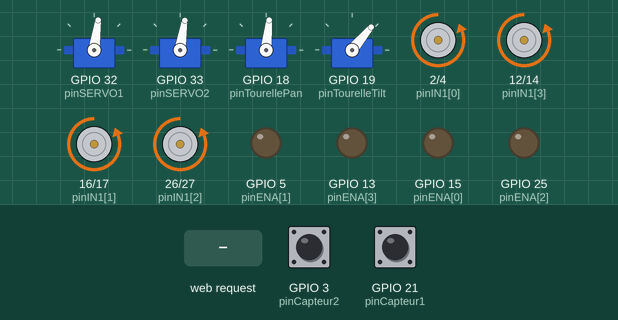
Simulated run of this program. Board: ESP32. Parts: 4 × servo, motor-driver pin pairs drawn as motors (green arrow = first pin HIGH = forward, orange = second pin HIGH = backward, longer = more drive), output pins drawn as LEDs (lit = HIGH). The inputs (shaded band) are chosen by the test bench; at power-on: GPIO 3 (pinCapteur2) HIGH, GPIO 21 (pinCapteur1) HIGH.

Above: at 1.2 s.
1.3 s: HTTP request GET /action?a=120&s=120&p=120 received
At 1.45 s:
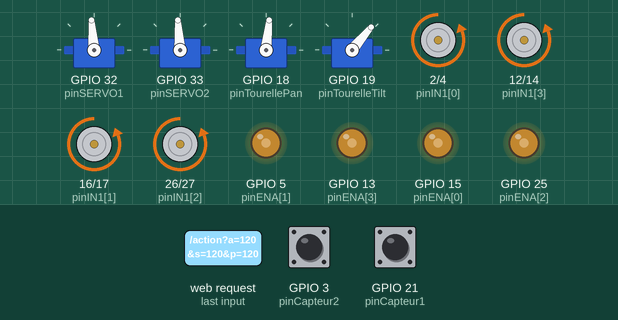
At 2.5 s:
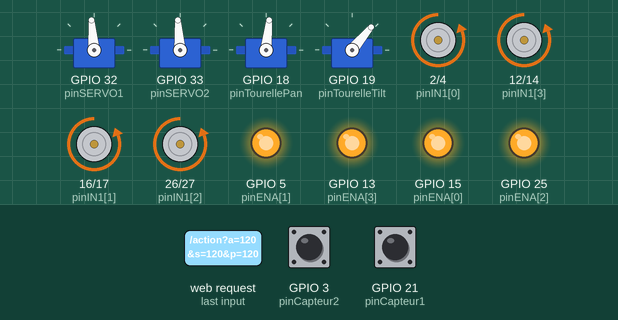
Timing chart, 0 to 4.6 s (numbered marks = the images above; inputs shaded):
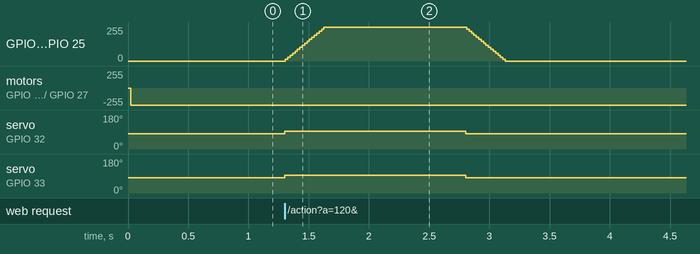

Measured:
- after the input at 1.3 s, GPIO 5 (pinENA[1]), GPIO 13 (pinENA[3]), GPIO 15 (pinENA[0]), GPIO 25 (pinENA[2]): rises from 0/255 to 255/255 in 0.32 s, then falls to 0/255 in 1.5 s; servo on GPIO 32 (pinSERVO1): 82° → 95° at once, → 82° 1.5 s later; servo on GPIO 33 (pinSERVO2): 81° → 94° at once, → 81° 1.5 s later

The program:

main.cpp
```cpp
#include <Arduino.h>
#include <WiFi.h>
#include <WebServer.h>
#include <DNSServer.h>
#include <ESP32Servo.h>

/* ================= CONFIGURATION MATERIELLE ================= */

// --- Servomoteurs Direction ---
Servo servo1;
Servo servo2;
const int pinSERVO1 = 32;
const int pinSERVO2 = 33;
int currentAngleS1 = 82;
int currentAngleS2 = 81;

// --- Servomoteurs Tourelle ---
Servo servoTourellePan;
Servo servoTourelleTilt;
const int pinTourellePan = 18;
const int pinTourelleTilt = 19;

// --- Moteurs Dagu 1 à 4 ---
const int pinENA[4] = {15, 5, 25, 13};
const int pinIN1[4] = {2, 16, 26, 12};
const int pinIN2[4] = {4, 17, 27, 14};

// --- Capteurs de Vitesse ---
const int pinCapteur1 = 21;
const int pinCapteur2 = 3;
const float TICKS_PER_REV = 10.0;
const float WHEEL_CIRCUMFERENCE_M = 9;

// Variables pour le calcul de vitesse
long countCapteur1 = 0;
long countCapteur2 = 0;
unsigned long lastTimeSpeedMeasured = 0;
float rpmCapteur1 = 0.0, rpmCapteur2 = 0.0;

// Anti-rebond
bool lastStateCapteur1 = HIGH;
bool lastStateCapteur2 = HIGH;
unsigned long lastDebounceTime1 = 0;
unsigned long lastDebounceTime2 = 0;
const unsigned long DEBOUNCE_DELAY = 2;

/* ================= VARIABLES GLOBALES ================= */
// Tourelle
float currentPan = 84.0, currentTilt = 50.0;
int speedPan = 0, speedTilt = 0;
unsigned long lastTurretUpdate = 0;

// Véhicule
bool isTankTurning = false;
int targetSpeed[4]  = {0, 0, 0, 0};
int currentSpeed[4] = {0, 0, 0, 0};
unsigned long lastMotorUpdate = 0;
const int ACCEL_STEP = 15;

// --- GESTION DE L'ENERGIE ---
unsigned long lastMessageTime = 0;
bool turretServosAttached = true;
const unsigned long SERVO_TIMEOUT = 2000;
const unsigned long SAFETY_TIMEOUT = 1500;

/* ================= CONFIGURATION WIFI ================= */
const char* ssid = "MPW_Controller";
const byte DNS_PORT = 53;
IPAddress apIP(192, 168, 4, 1);
IPAddress netMsk(255, 255, 255, 0);

WebServer server(80);
DNSServer dnsServer;

/* ================= FONCTIONS ENERGIE ================= */

void checkSafetyAndPower() {
  unsigned long now = millis();

  // Watchdog
  if (now - lastMessageTime > SAFETY_TIMEOUT) {
    if (!isTankTurning) {
      targetSpeed[0] = targetSpeed[1] = targetSpeed[2] = targetSpeed[3] = 0;
      currentAngleS1 = 82;
      currentAngleS2 = 81;
      servo1.write(currentAngleS1);
      servo2.write(currentAngleS2);
    }
  }

  // ENERGIE : Mise en veille de la TOURELLE
  if (now - lastMessageTime > SERVO_TIMEOUT) {
    if (turretServosAttached) {
      servoTourellePan.detach();
      servoTourelleTilt.detach();
      turretServosAttached = false;
    }
  } else {
    if (!turretServosAttached) {
      servoTourellePan.attach(pinTourellePan, 500, 2400);
      servoTourelleTilt.attach(pinTourelleTilt, 500, 2400);
      turretServosAttached = true;
      servoTourellePan.write((int)currentPan);
      servoTourelleTilt.write((int)currentTilt);
    }
  }
}

/* ================= FONCTIONS PILOTAGE ================= */
void setMotor(int index, int speed) {
  // Ecriture vitesse et sens de rotation
  bool forward = (speed >= 0);
  digitalWrite(pinIN1[index], forward ? LOW : HIGH);
  digitalWrite(pinIN2[index], forward ? HIGH : LOW);
  analogWrite(pinENA[index], abs(speed));
}

void piloterSysteme(int angleJoy, int forceJoy) {
  // Interpretation joystick gauche (vitesse et angle)
  if (isTankTurning) return;

  float ratio = abs(forceJoy) / 100.0;
  int pwm = (int)(ratio * ratio * 255);
  if (pwm < 10) pwm = 0;
  if (forceJoy < 0) pwm = -pwm;

  targetSpeed[0] = targetSpeed[1] = targetSpeed[2] = targetSpeed[3] = constrain(pwm, -255, 255);

  int angleServoOffset = map(angleJoy, -90, 90, 10, -10);

  currentAngleS1 = 82 - angleServoOffset;
  currentAngleS2 = 81 - angleServoOffset;

  servo1.write(currentAngleS1);
  servo2.write(currentAngleS2);
}

/* ================= MISE A JOUR ================= */
void updateTurret() {
  if (!isTankTurning && (millis() - lastTurretUpdate >= 20)) {
    if (speedPan != 0 || speedTilt != 0) {
      currentPan = constrain(currentPan - (speedPan * 0.015), 0, 180);
      currentTilt = constrain(currentTilt + (speedTilt * 0.015), 20, 60);

      if (turretServosAttached) {
        servoTourellePan.write((int)currentPan);
        servoTourelleTilt.write((int)currentTilt);
      }
    }
    lastTurretUpdate = millis();
  }
}

void updateMotors() {
  if (millis() - lastMotorUpdate >= 20) {
    for (int i = 0; i < 4; i++) {
      if (currentSpeed[i] < targetSpeed[i]) {
        currentSpeed[i] = min(currentSpeed[i] + ACCEL_STEP, targetSpeed[i]);
      } else if (currentSpeed[i] > targetSpeed[i]) {
        currentSpeed[i] = max(currentSpeed[i] - ACCEL_STEP, targetSpeed[i]);
      }
      setMotor(i, currentSpeed[i]);
    }
    lastMotorUpdate = millis();
  }
}

/* ================= PAGE WEB (HTML/JS) ================= */
void handleRoot() {
  String page = R"rawliteral(
<!DOCTYPE html>
<html>
<head>
<meta name="viewport" content="width=device-width, initial-scale=1, maximum-scale=1, user-scalable=no">
<title>Warthog Controller</title>
<style>
  body { margin: 0; padding: 0; height: 100vh; background: radial-gradient(circle at center, #1a2a33, #000); overflow: hidden; display: flex; flex-direction: column; align-items: center; justify-content: center; font-family: Arial, sans-serif; user-select: none; touch-action: none; }
  h2 { color: #00ffe1; letter-spacing: 2px; margin-bottom: 2px; font-size: 16px; text-align: center;}

  #telemetry-container { display: flex; flex-direction: column; align-items: center; gap: 5px; margin-bottom: 10px; }
  .telemetry-row { display: flex; gap: 15px; background: rgba(0,0,0,0.6); padding: 5px 15px; border-radius: 8px; border: 1px solid #ffcc00; box-shadow: 0 0 10px rgba(255,204,0,0.15); }
  .telemetry-item { color: #ffcc00; font-family: monospace; font-size: 14px; font-weight: bold; text-align: center; }
  .telemetry-label { font-size: 9px; color: #aaa; margin-bottom: 2px; letter-spacing: 1px;}
  .telemetry-val { font-size: 18px; text-shadow: 0 0 5px #ffcc00; }

  .telemetry-row.angles { border-color: #00ffe1; box-shadow: 0 0 10px rgba(0,255,225,0.15); }
  .telemetry-row.angles .telemetry-item { color: #00ffe1; }
  .telemetry-row.angles .telemetry-val { text-shadow: 0 0 5px #00ffe1; font-size: 16px;}

  #joysticks-wrapper { display: flex; width: 100%; max-width: 700px; justify-content: space-evenly; align-items: center; gap: 5px;}
  .joy-box { display: flex; flex-direction: column; align-items: center; }
  .j-container { width: 130px; height: 130px; background: rgba(255, 255, 255, 0.05); border: 2px solid rgba(0, 255, 225, 0.4); border-radius: 50%; position: relative; box-shadow: 0 0 20px rgba(0, 255, 225, 0.1); display: flex; align-items: center; justify-content: center; touch-action: none;}
  .j-knob { width: 50px; height: 50px; background: linear-gradient(145deg, #0ff, #00b3a4); border-radius: 50%; position: absolute; box-shadow: 0 4px 10px rgba(0,0,0,0.6); cursor: pointer; touch-action: none;}
  .j-knob.turret { background: linear-gradient(145deg, #ff00ff, #a300a3); }
  .data-display { margin-top: 5px; color: #00ffe1; font-family: monospace; font-size: 12px; background: rgba(0,0,0,0.5); padding: 5px; border-radius: 6px; border: 1px solid #00ffe1; min-width: 120px; text-align: center; line-height: 1.2;}
  #btn-tank { background: linear-gradient(145deg, #ff9900, #cc7a00); color: white; padding: 10px; border-radius: 50%; font-weight: bold; font-size: 12px; text-align: center; cursor: pointer; user-select: none; box-shadow: 0 4px 10px rgba(255, 153, 0, 0.4); border: 2px solid #ffcc00; display: flex; align-items: center; justify-content: center; width: 65px; height: 65px; transition: transform 0.1s; touch-action: none;}
  #btn-tank:active { transform: scale(0.90); background: #cc7a00; }

  #rotate-msg { display: none; color: #ff00ff; font-size: 20px; text-align: center; font-weight: bold; padding: 20px;}
  @media screen and (orientation: portrait) { #joysticks-wrapper, h2, #telemetry-container { display: none !important; } #rotate-msg { display: block; } }
</style>
</head>
<body>
  <h2>WARTHOG OS</h2>

  <div id="telemetry-container">
    <div class="telemetry-row">
      <div class="telemetry-item">
        <div class="telemetry-label">VIT. MOY.</div>
        <div class="telemetry-val"><span id="speed">0.00</span> <span style="font-size:10px">cm/s</span></div>
      </div>
    </div>

    <div class="telemetry-row angles">
      <div class="telemetry-item">
        <div class="telemetry-label">DIR G (S1)</div>
        <div class="telemetry-val"><span id="ang-s1">82</span>&deg;</div>
      </div>
      <div class="telemetry-item">
        <div class="telemetry-label">DIR D (S2)</div>
        <div class="telemetry-val"><span id="ang-s2">81</span>&deg;</div>
      </div>
      <div class="telemetry-item">
        <div class="telemetry-label">T. PAN</div>
        <div class="telemetry-val"><span id="ang-pan">90</span>&deg;</div>
      </div>
      <div class="telemetry-item">
        <div class="telemetry-label">T. TILT</div>
        <div class="telemetry-val"><span id="ang-tilt">50</span>&deg;</div>
      </div>
    </div>
  </div>

  <div id="rotate-msg">Veuillez tourner votre téléphone en mode paysage</div>

  <div id="joysticks-wrapper">
    <div class="joy-box">
      <div id="joystick-drive" class="j-container"><div id="knob-drive" class="j-knob"></div></div>
      <div class="data-display">CMD DIR: <span id="val-angle">0</span>&deg;<br>CMD VIT: <span id="val-speed">0</span>%</div>
    </div>
    <div id="btn-tank">G-TURN</div>
    <div class="joy-box">
      <div id="joystick-turret" class="j-container"><div id="knob-turret" class="j-knob turret"></div></div>
      <div class="data-display">PAN: <span id="val-pan">0</span>%<br>TILT: <span id="val-tilt">0</span>%</div>
    </div>
  </div>

<script>
  // Variables globales pour stocker les commandes voulues
  let cmdSteer = 0, cmdSpeed = 0;
  let cmdPan = 0, cmdTilt = 0;

  // Variables pour vérifier si on a besoin d'envoyer (évite le spam)
  let lastSentSteer = -999, lastSentSpeed = -999;
  let lastSentPan = -999, lastSentTilt = -999;

  // Récupération de la télémétrie (ralentie à 800ms pour soulager le réseau)
  setInterval(() => {
    fetch('/telemetry').then(r => r.json()).then(data => {
      document.getElementById('speed').innerText = data.speed_ms.toFixed(2);
      document.getElementById('ang-s1').innerText = data.s1;
      document.getElementById('ang-s2').innerText = data.s2;
      document.getElementById('ang-pan').innerText = data.pan;
      document.getElementById('ang-tilt').innerText = data.tilt;
    }).catch(()=>{});
  }, 800);

  // Boucle d'envoi PRINCIPALE (Tourne toutes les 200ms)
  // C'est le cœur de l'optimisation : on n'envoie les infos que de manière ordonnée.
  setInterval(() => {
    // Envoi de la direction et de la vitesse
    if (cmdSteer !== lastSentSteer || cmdSpeed !== lastSentSpeed || cmdSpeed !== 0) {
      fetch(`/action?a=${cmdSteer}&s=${cmdSpeed}`).catch(()=>{});
      lastSentSteer = cmdSteer;
      lastSentSpeed = cmdSpeed;
    }

    // Envoi de la tourelle
    if (cmdPan !== lastSentPan || cmdTilt !== lastSentTilt || cmdPan !== 0 || cmdTilt !== 0) {
      // Petite astuce : on décale cet envoi de 50ms pour ne pas saturer le serveur
      setTimeout(() => {
        fetch(`/turret?p=${cmdPan}&t=${cmdTilt}`).catch(()=>{});
        lastSentPan = cmdPan;
        lastSentTilt = cmdTilt;
      }, 50);
    }
  }, 200);

  function setupJoystick(containerId, knobId, onMove, onRelease) {
    const container = document.getElementById(containerId), knob = document.getElementById(knobId);
    let isDragging = false, startX, startY;
    const maxRadius = 35;

    const startDrag = (e) => {
      isDragging = true; knob.style.transition = 'none';
      const rect = container.getBoundingClientRect();
      startX = rect.left + rect.width / 2; startY = rect.top + rect.height / 2;
      handleMove(e);
    };

    const moveDrag = (e) => { if (isDragging) { e.preventDefault(); handleMove(e); } };

    const endDrag = () => {
      isDragging = false;
      knob.style.transition = 'transform 0.2s ease-out';
      knob.style.transform = `translate(0px, 0px)`;
      onRelease();
    };

    const handleMove = (e) => {
      const clientX = e.touches ? e.touches[0].clientX : e.clientX;
      const clientY = e.touches ? e.touches[0].clientY : e.clientY;
      let deltaX = clientX - startX, deltaY = clientY - startY;
      const distance = Math.min(maxRadius, Math.hypot(deltaX, deltaY));
      const moveRad = Math.atan2(deltaY, deltaX);
      knob.style.transform = `translate(${Math.cos(moveRad) * distance}px, ${Math.sin(moveRad) * distance}px)`;
      onMove(deltaX / maxRadius, deltaY / maxRadius, distance / maxRadius);
    };

    knob.addEventListener('mousedown', startDrag); knob.addEventListener('touchstart', startDrag);
    window.addEventListener('mousemove', moveDrag); window.addEventListener('touchmove', moveDrag, { passive: false });
    window.addEventListener('mouseup', endDrag); window.addEventListener('touchend', endDrag);
  }

  // Joystick Véhicule (Met uniquement à jour les variables)
  setupJoystick('joystick-drive', 'knob-drive', (nx, ny, nd) => {
    let steering = Math.round(nx * 90);
    if (Math.abs(nx) < 0.25) steering = 0;
    else steering = Math.max(-90, Math.min(90, steering));

    let strength = Math.round(nd * 100);
    if (nd < 0.3) strength = 0;
    if (ny > 0) strength = -strength;

    document.getElementById('val-angle').innerText = steering;
    document.getElementById('val-speed').innerText = strength;

    cmdSteer = steering;
    cmdSpeed = strength;

  }, () => {
    document.getElementById('val-angle').innerText = 0;
    document.getElementById('val-speed').innerText = 0;
    cmdSteer = 0;
    cmdSpeed = 0;
  });

  // Joystick Tourelle (Met uniquement à jour les variables)
  setupJoystick('joystick-turret', 'knob-turret', (nx, ny, nd) => {
    cmdPan = Math.abs(nx) > 0.25 ? Math.round(nx * 100) : 0;
    cmdTilt = Math.abs(ny) > 0.25 ? Math.round(ny * 100) : 0;
    document.getElementById('val-pan').innerText = cmdPan;
    document.getElementById('val-tilt').innerText = -cmdTilt;
  }, () => {
    document.getElementById('val-pan').innerText = 0;
    document.getElementById('val-tilt').innerText = 0;
    cmdPan = 0;
    cmdTilt = 0;
  });

  const btnTank = document.getElementById('btn-tank');
  let tankActive = false;
  const setTankMode = (state, e) => {
    if(e) e.preventDefault();
    if(tankActive === state) return;
    tankActive = state;
    fetch(`/tankturn?state=${state ? 1 : 0}`).catch(()=>{});
  };
  btnTank.addEventListener('mousedown', (e) => setTankMode(true, e));
  btnTank.addEventListener('touchstart', (e) => setTankMode(true, e));
  ['mouseup','mouseleave','touchend','touchcancel'].forEach(evt => btnTank.addEventListener(evt, (e) => setTankMode(false, e)));

</script>
</body>
</html>
)rawliteral";
  server.send(200, "text/html", page);
}

/* ================= SERVEUR / SETUP ================= */
void setupServer() {
  server.on("/", handleRoot);

  server.on("/action", [](){
    lastMessageTime = millis();
    if (server.hasArg("a") && server.hasArg("s")) {
      piloterSysteme(server.arg("a").toInt(), server.arg("s").toInt());
      server.send(200, "text/plain", "OK");
    }
  });

  server.on("/turret", [](){
    lastMessageTime = millis();
    if (server.hasArg("p") && server.hasArg("t")) {
      speedPan = server.arg("p").toInt(); speedTilt = server.arg("t").toInt();
      server.send(200, "text/plain", "OK");
    }
  });

  server.on("/tankturn", [](){
    lastMessageTime = millis();
    if (server.hasArg("state")) {
      isTankTurning = (server.arg("state").toInt() == 1);

      if (isTankTurning) {
        currentAngleS1 = 82; currentAngleS2 = 81;
        servo1.write(82); servo2.write(81);
        targetSpeed[0] = targetSpeed[3] = 200;
        targetSpeed[1] = targetSpeed[2] = -200;
      } else {
        currentAngleS1 = 82; currentAngleS2 = 81;
        servo1.write(82); servo2.write(81);
        targetSpeed[0] = targetSpeed[1] = targetSpeed[2] = targetSpeed[3] = 0;
      }
      server.send(200, "text/plain", "OK");
    }
  });

  server.on("/telemetry", [](){
    // Formule m/s : (RPM / 60) * Circonférence (ici on suppose 0.09 = 9cm de circonférence)
    float avgRPM = (rpmCapteur1 + rpmCapteur2) / 2.0;
    float speed_ms = (avgRPM / 60.0) * WHEEL_CIRCUMFERENCE_M;

    String json = "{";
    json += "\"speed_ms\":" + String(speed_ms, 2) + ",";
    json += "\"s1\":" + String(currentAngleS1) + ",";
    json += "\"s2\":" + String(currentAngleS2) + ",";
    json += "\"pan\":" + String((int)currentPan) + ",";
    json += "\"tilt\":" + String((int)currentTilt);
    json += "}";
    server.send(200, "application/json", json);
  });

  server.onNotFound([]() {
    server.sendHeader("Location", String("http://") + apIP.toString(), true);
    server.send(302, "text/plain", "");
  });
  server.begin();
}

/* ================= SETUP ================= */
void setup() {
  Serial.begin(115200);

  lastMessageTime = millis();

  // Capteurs
  pinMode(pinCapteur1, INPUT_PULLUP);
  pinMode(pinCapteur2, INPUT_PULLUP);

  // Moteurs
  for (int i = 0; i < 4; i++) {
    pinMode(pinENA[i], OUTPUT);
    pinMode(pinIN1[i], OUTPUT);
    pinMode(pinIN2[i], OUTPUT);
  }

  // Servomoteurs initialisations positions
  servo1.setPeriodHertz(50); servo1.attach(pinSERVO1, 500, 2400); servo1.write(currentAngleS1);
  servo2.setPeriodHertz(50); servo2.attach(pinSERVO2, 500, 2400); servo2.write(currentAngleS2);
  servoTourellePan.setPeriodHertz(50); servoTourellePan.attach(pinTourellePan, 500, 2400); servoTourellePan.write((int)currentPan);
  servoTourelleTilt.setPeriodHertz(50); servoTourelleTilt.attach(pinTourelleTilt, 500, 2400); servoTourelleTilt.write((int)currentTilt);

  WiFi.mode(WIFI_AP);
  WiFi.softAPConfig(apIP, apIP, netMsk);
  WiFi.softAP(ssid);
  dnsServer.setErrorReplyCode(DNSReplyCode::NoError);
  dnsServer.start(DNS_PORT, "*", apIP);
  setupServer();
}

/* ================= BOUCLE PRINCIPALE ================= */
void loop() {
  unsigned long now = millis();

  checkSafetyAndPower();

  // Lecture des capteurs avec Anti-Rebond
  bool currentState1 = digitalRead(pinCapteur1);
  if (currentState1 != lastStateCapteur1) {
    if (now - lastDebounceTime1 > DEBOUNCE_DELAY) {
      if (currentState1 == LOW) countCapteur1++;
      lastDebounceTime1 = now;
    }
    lastStateCapteur1 = currentState1;
  }

  bool currentState2 = digitalRead(pinCapteur2);
  if (currentState2 != lastStateCapteur2) {
    if (now - lastDebounceTime2 > DEBOUNCE_DELAY) {
      if (currentState2 == LOW) countCapteur2++;
      lastDebounceTime2 = now;
    }
    lastStateCapteur2 = currentState2;
  }

  // Estimation de la vitesse
  if (now - lastTimeSpeedMeasured >= 100) {
    rpmCapteur1 = ((float)countCapteur1 / TICKS_PER_REV) * (60000.0 / 100.0);
    rpmCapteur2 = ((float)countCapteur2 / TICKS_PER_REV) * (60000.0 / 100.0);
    countCapteur1 = 0;
    countCapteur2 = 0;
    lastTimeSpeedMeasured = now;
  }

  dnsServer.processNextRequest();
  server.handleClient();

  updateTurret();
  updateMotors();
}
```
